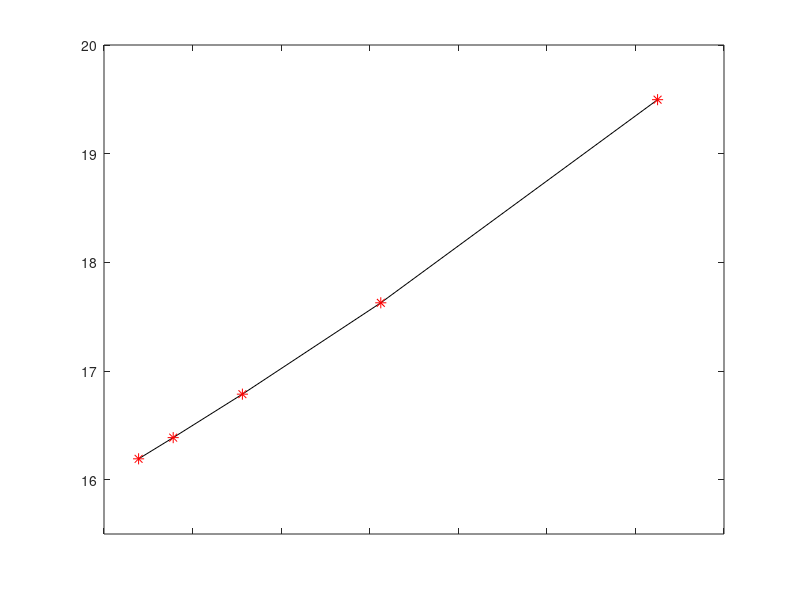

This figure's MATLAB source: (Note: this script raises an error after producing the figure.)
%% MATH7003-00: Assignment #7, 2019310290 Sangman Jung.
clear, close, clc
% functions
f = @(x,y) (1./(1+x.^2)) - 2*y.^2; % ODE
Y = @(x) x./(1+x.^2); % exact solution
ktable = 3:7;
K = 1./2.^(ktable); % additional topics in HW#7
h = [0.25 0.5 K 2*K]; % step size h (1x12)

% Runge-Kutta method iteration
for h_iter = 1:length(h) % h = 0.25, 0.5 & h = (1/2)^k
    x = 0:h(h_iter):10; % variable x per step size
    y = zeros(1,length(x)); % allocate the numerical solution y
    y(1) = 0; % initial condition
    for n = 1:length(x)-1 % Runge-Kutta iteration
        V1(n) = f(x(n),y(n));
        V2(n) = f(x(n)+h(h_iter)/2,y(n)+(h(h_iter)*V1(n))/2);
        V3(n) = f(x(n)+h(h_iter)/2,y(n)+h(h_iter)/2*V2(n));
        V4(n) = f(x(n)+h(h_iter),y(n)+h(h_iter)*V3(n));
        y(n+1) = y(n) + h(h_iter)*(V1(n)+2*V2(n)+2*V3(n)+V4(n))/6;
    end
    xvals(h_iter) = {x'}; % save the values of x for h and 2h
    yvals(h_iter) = {y'}; % save the values of y for h and 2h
end

% print out setting for Table 6.24
xh = cell2mat(xvals(1)); yh = cell2mat(yvals(1));
x2h = cell2mat(xvals(2)); y2h = cell2mat(yvals(2));

% print out setting for h = (1/2)^k
xk3 = cell2mat(xvals(3)); yk3 = cell2mat(yvals(3));
xk4 = cell2mat(xvals(4)); yk4 = cell2mat(yvals(4));
xk5 = cell2mat(xvals(5)); yk5 = cell2mat(yvals(5));
xk6 = cell2mat(xvals(6)); yk6 = cell2mat(yvals(6));
xk7 = cell2mat(xvals(7)); yk7 = cell2mat(yvals(7));
x2k3 = cell2mat(xvals(8)); y2k3 = cell2mat(yvals(8));
x2k4 = cell2mat(xvals(9)); y2k4 = cell2mat(yvals(9));
x2k5 = cell2mat(xvals(10)); y2k5 = cell2mat(yvals(10));
x2k6 = cell2mat(xvals(11)); y2k6 = cell2mat(yvals(11));
x2k7 = cell2mat(xvals(12)); y2k7 = cell2mat(yvals(12));

% find the index of Table 6.24
Table = 2:2:10;
ind_xh = zeros(1,length(Table));
ind_x2h = zeros(1,length(Table));
for i = Table
    ind_xh(i) = find(xh == i);
    ind_x2h(i) = find(x2h == i);
end
ind_xh = nonzeros(ind_xh);
ind_x2h = nonzeros(ind_x2h);

% find the index of h = (1/2)^k
kx = 2; % we want to see only the ratio at x = 2.0
ind_xk3 = find(xk3 == kx); ind_xk4 = find(xk4 == kx);
ind_xk5 = find(xk5 == kx); ind_xk6 = find(xk6 == kx);
ind_xk7 = find(xk7 == kx);
ind_x2k3 = find(x2k3 == kx); ind_x2k4 = find(x2k4 == kx);
ind_x2k5 = find(x2k5 == kx); ind_x2k6 = find(x2k6 == kx);
ind_x2k7 = find(x2k7 == kx);

% calculate the columns for Table 6.24
yh_table = yh(ind_xh);
Error_h = Y(xh(ind_xh))-yh(ind_xh);
Error_2h = Y(x2h(ind_x2h))-y2h(ind_x2h);
Ratio = Error_2h./Error_h;
Richardson = (yh(ind_xh) - y2h(ind_x2h))/15;

% calculate the columns for h = (1/2)^k
yk_t = [yk3(ind_xk3) yk4(ind_xk4) yk5(ind_xk5) yk6(ind_xk6) yk7(ind_xk7)];
y2k_t = [y2k3(ind_x2k3) y2k4(ind_x2k4) y2k5(ind_x2k5) y2k6(ind_x2k6) y2k7(ind_x2k7)];

Error_k = [Y(xk3(ind_xk3))-yk_t(1) Y(xk4(ind_xk4))-yk_t(2) ...
    Y(xk5(ind_xk5))-yk_t(3) Y(xk6(ind_xk6))-yk_t(4) ...
    Y(xk7(ind_xk7))-yk_t(5)];

Error_2k = [Y(x2k3(ind_x2k3))-y2k_t(1) Y(x2k4(ind_x2k4))-y2k_t(2) ...
    Y(x2k5(ind_x2k5))-y2k_t(3) Y(x2k6(ind_x2k6))-y2k_t(4)...
    Y(x2k7(ind_x2k7))-y2k_t(5)];

Ratio_k = [Error_2k(1)/Error_k(1) Error_2k(2)/Error_k(2) Error_2k(3)/Error_k(3) ...
    Error_2k(4)/Error_k(4) Error_2k(5)/Error_k(5)];

% Table 6.24
fprintf('Table 6.24  Example of Runge-Kutta method (6.10.21)\n');
fprintf('---------------------------------------------------------------------------------------------\n');
fprintf('   x         y_{h}(x)    Y(x)-y_{h}(x)    Y(x)-y_{2h}(x)    Ratio    [y_{h}(x)-y_{2h}(x)]/15\n');
fprintf('---------------------------------------------------------------------------------------------\n');
for t = 1:length(Table)
    fprintf('  %2s       % 1.8f     % 1.1e          % 1.1e        % 2.0f            % 1.1e\n',...
        num2str(Table(t)),yh_table(t),Error_h(t),Error_2h(t),Ratio(t),Richardson(t));
end
fprintf('---------------------------------------------------------------------------------------------\n\n\n');

% The study of order of convergence at x = 2.0
fprintf('Table 6.24(HW#7) Order of convergence at x = 2.0\n');
fprintf('---------------------------------------------------------------------------------\n');
fprintf('    k    h = (1/2)^k    y_{h}(x)    Y(x)-y_{h}(x)    Y(x)-y_{2h}(x)     Ratio    \n');
fprintf('---------------------------------------------------------------------------------\n');
for T = ktable
    fprintf('    %s      %1.4f     % 1.8f     % 1.1e         % 1.1e         % 2.0f  \n',...
        num2str(T),h(T),yk_t(T-2),Error_k(T-2),Error_2k(T-2),Ratio_k(T-2));
end
fprintf('---------------------------------------------------------------------------------\n');

% Ratio graph
for i = ktable
    figtxt(i-2) = {sprintf('k=%d',i)};
end
figure('Name','Convergence analysis for R-K method')
plot(h(3:7),Ratio_k,'k-*','MarkerEdgeColor','r','MarkerSize',8); ylim([15.5 20]);
xticklabels('');
ax=gca; ax.YGrid='on';
xlabel('h = (1/2)^{k}'); ylabel('Ratio');
title('Order of convergence for R-K method at x = 2.0');
text(h(3:7),Ratio_k-0.19,figtxt,'FontSize',11)
hold on
line([0 0.14],[16 16],'Color','b','LineStyle','--','LineWidth',0.9);
legend('Numerical Ratio','Theoretical Ratio','Location','northwest');
hold off
